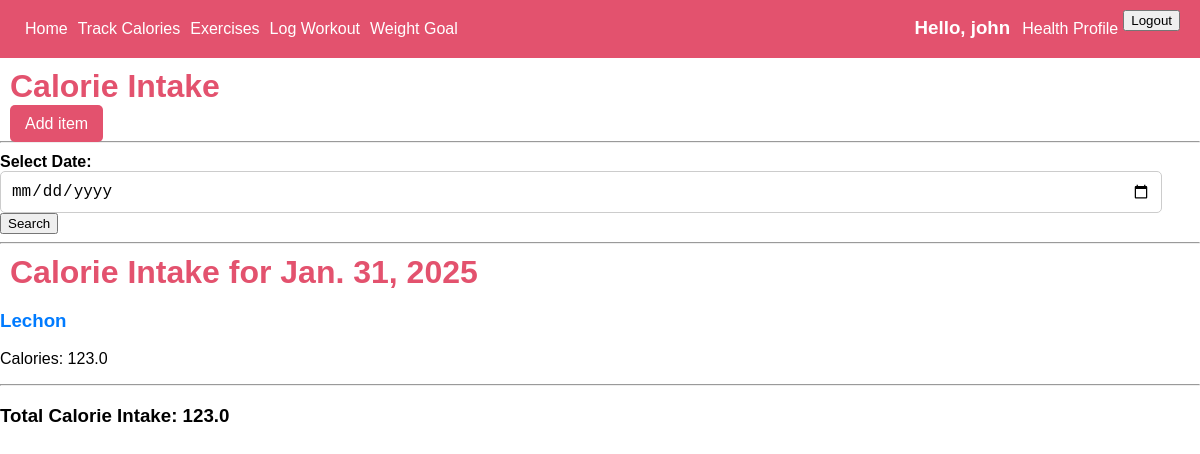
The app's page /calories/ (signed in) with its own data.
### app/models.py (models this page shows, shortened)
class calories(models.Model):
    user = models.ForeignKey(User, on_delete=models.CASCADE)
    date = models.DateField()
    food_name = models.CharField(max_length=20)
    calorie_count = models.FloatField()

### app/views.py (the view)
# urls.py: path('calories/', CaloriesListView.as_view(), name = 'calories'),
class CaloriesListView(LoginRequiredMixin,ListView):
    model = calories
    context_object_name = 'calories'
    template_name = 'app/calories.html'
    def get_queryset(self):
        selected_date = self.request.GET.get('date')
        current_user = self.request.user
        if selected_date:
            return calories.objects.filter(date=selected_date, user=current_user)
        else:
            return calories.objects.filter(date=date.today(), user=current_user)
    def get_context_data(self, **kwargs):
        context = super().get_context_data(**kwargs)
        selected_date = self.request.GET.get('date')
        current_user = self.request.user
        if selected_date:
            filtered_calories = calories.objects.filter(date=selected_date, user=current_user)
        else:
            filtered_calories = calories.objects.filter(date=date.today(), user=current_user)
        total_count = filtered_calories.aggregate(Sum('calorie_count'))
        total_calories = total_count['calorie_count__sum'] or 0
        context['total_calories'] = total_calories
        context['selected_date'] = selected_date or date.today()
        return context

### app/templates/app/calories.html
{% extends 'app/base.html' %} {% load static %} {%block content%}
<div class="container">
  <h1>Calorie Intake</h1>
  <div class="add-button">
    <a href="{% url 'calories_create' %}">Add item</a>
  </div>
  <hr />
  <div>
    <form method="get" action="">
      <label for="date">Select Date:</label>
      <input type="date" id="date" name="date" />
      <button type="submit">Search</button>
    </form>
  </div>
  <hr />
  <h1>Calorie Intake for {{selected_date}}</h1>
  {% if calories %} {% for calories in calories %}
  <div class="calorie-entry">
    <h3>
      <a href="{% url 'calories_detail' calories.pk %}"
        >{{calories.food_name}}</a
      >
    </h3>
    <p>Calories: {{calories.calorie_count}}</p>
  </div>
  {% endfor %}
  <hr />
  <h3>Total Calorie Intake: {{ total_calories }}</h3>
  {% else %}
  <p>No entries found</p>
  {% endif %}
</div>
{% endblock content %}

### app/templates/app/navbar.html (shortened to what this page needs)
<header>
  <div class="nav-bar">
    <a href="{% url 'home' %}">Home</a>
    <a href="{% url 'calories' %}">Track Calories</a>
    <a href="{% url 'exercise' %}">Exercises</a>
    <a href="{% url 'workout' %}">Log Workout</a>
    <a href="{% url 'weight_loss_dashboard' %}">Weight Goal</a>
    {% if user.is_authenticated %}
    <h3>Hello, {{user.username}}</h3>
    <a href="{% url 'health_profile_create' %}">Health Profile </a>
    <form action="{% url 'logout' %}" method="post">
      <button type="submit">Logout</button>
    </form>
    {% else %}
    <h3>Not logged in</h3>
    {% endif %}
  </div>
</header>

### static/css/base.css (style rules this page uses)
h1 { color: #e3526e; }
body { margin: 0; font-family:Arial, Helvetica, sans-serif; }
.container h1 { margin: 10px; }
.nav-bar { background-color: #e3526e; padding: 10px 20px; display: flex; }
.nav-bar a { text-decoration: none; color: white; padding: 10px 5px; margin: 0; }
.nav-bar h3 { margin: 0; padding: 7px; margin-left: auto; color: white; }
.add-button a { padding: 10px 15px; background-color: #e3526e; text-decoration: none; margin: 10px; color: white; border-radius: 5px; }
label { display: block; font-weight: bold; text-align: left; margin-top: 10px; }
p { margin-top: 15px; }
a { text-decoration: none; color: #007bff; }
input { width: 95%; padding: 10px; border: 1px solid #ccc; border-radius: 5px; font-size: 16px; }

### records on screen
calories: date "Jan. 31, 2025", food_name "Lechon", calorie_count "123.0"

### other values on screen
{{ user.username }} "john"
{{ total_calories }} "123.0"
